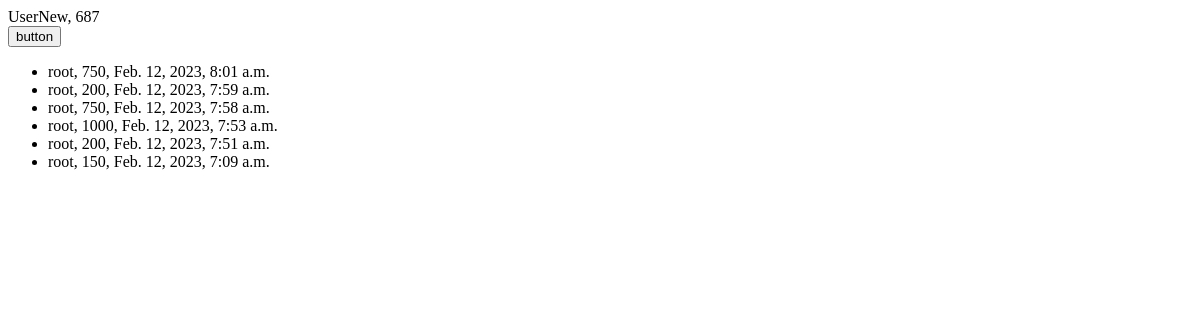
Page / (signed in) on the earlier database version.
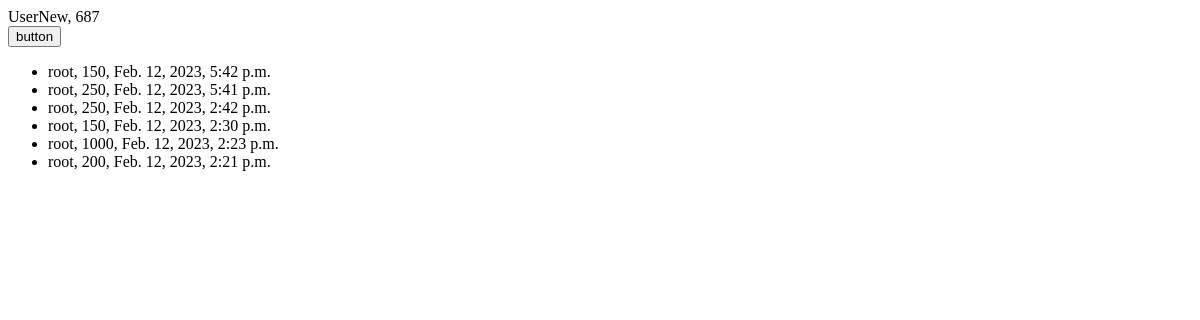
Same page on the later database version.
### backend/models.py (models this page shows)
class Winners(models.Model):
    winner = models.ForeignKey(User, on_delete=models.CASCADE, verbose_name="Победитель")
    winning_amount = models.IntegerField(verbose_name="Сумма выигрыша")
    win_date = models.DateTimeField(auto_now_add=True, verbose_name="Дата и время выигрыша")
    def last_20_winners():
        return Winners.objects.filter().order_by("-win_date")[:6]

### backend/views.py (the view, shortened to what this page needs)
# urls.py: path('', index.as_view(), name="index")
class index(TemplateView):
    template_name = "index.html"
    spin_cost = 100
    def get_context_data(self, request, **kwargs: Any) -> Dict[str, Any]:
        context = super().get_context_data(**kwargs)
        context["winners"] = Winners.last_20_winners()
        context["balance"] = UserBalance.objects.get(user=request.user).get_user_info()[1]
        return context
    def get(self, request):
        return render(request, context=self.get_context_data(request), template_name=self.template_name)

### backend/models.py (called while the page is built)
    def get_user_info(self):
        return [self.user, self.balance]

### backend/templates/index.html (shortened to what this page needs)
<!DOCTYPE html>
<html lang="en">
<head>
</head>
<body>
    {{user.username}}, {{balance}}
    <form method="post">
        <button type="submit">button</button>
    </form>
    <ul>
        {% for winner in winners %}
        <li>{{winner.winner}}, {{winner.winning_amount}}, {{winner.win_date}}</li>
        {% endfor %}
    </ul>
</body>
</html>

Differences in the rows shown:
no longer on this page (row unchanged): Winners: winner "root", winning_amount "750", win_date "Feb. 12, 2023, 8:01 a.m."
no longer on this page (row unchanged): Winners: winner "root", winning_amount "200", win_date "Feb. 12, 2023, 7:59 a.m."
no longer on this page (row unchanged): Winners: winner "root", winning_amount "750", win_date "Feb. 12, 2023, 7:58 a.m."
no longer on this page (row unchanged): Winners: winner "root", winning_amount "1000", win_date "Feb. 12, 2023, 7:53 a.m."
no longer on this page (row unchanged): Winners: winner "root", winning_amount "200", win_date "Feb. 12, 2023, 7:51 a.m."
no longer on this page (row unchanged): Winners: winner "root", winning_amount "150", win_date "Feb. 12, 2023, 7:09 a.m."
added Winners: winner "root", winning_amount "150", win_date "Feb. 12, 2023, 5:42 p.m."
added Winners: winner "root", winning_amount "250", win_date "Feb. 12, 2023, 5:41 p.m."
added Winners: winner "root", winning_amount "250", win_date "Feb. 12, 2023, 2:42 p.m."
added Winners: winner "root", winning_amount "150", win_date "Feb. 12, 2023, 2:30 p.m."
added Winners: winner "root", winning_amount "1000", win_date "Feb. 12, 2023, 2:23 p.m."
added Winners: winner "root", winning_amount "200", win_date "Feb. 12, 2023, 2:21 p.m."
